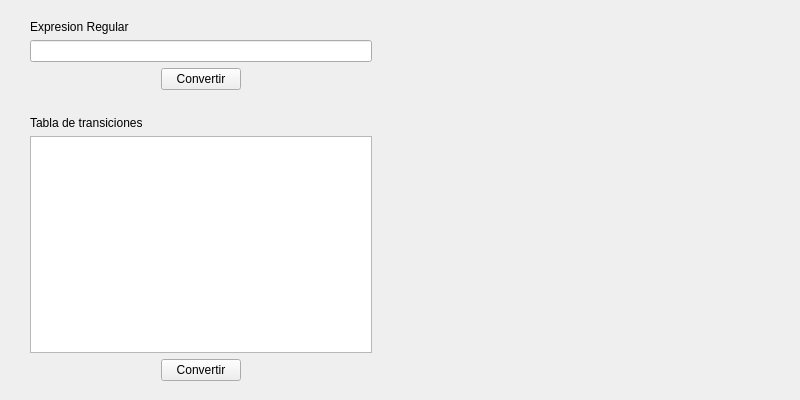
<?xml version="1.0" encoding="UTF-8"?>
<ui version="4.0">
 <class>MainMenu</class>
 <widget class="QMainWindow" name="MainMenu">
  <property name="geometry">
   <rect>
    <x>0</x>
    <y>0</y>
    <width>800</width>
    <height>400</height>
   </rect>
  </property>
  <property name="windowTitle">
   <string>MainMenu</string>
  </property>
  <widget class="QWidget" name="centralwidget">
   <widget class="QWidget" name="">
    <property name="geometry">
     <rect>
      <x>30</x>
      <y>20</y>
      <width>741</width>
      <height>361</height>
     </rect>
    </property>
    <layout class="QHBoxLayout" name="horizontalLayout_5">
     <item>
      <layout class="QHBoxLayout" name="commandLayout">
       <item>
        <layout class="QVBoxLayout" name="verticalLayout_2">
         <item>
          <layout class="QVBoxLayout" name="verticalLayout">
           <item>
            <widget class="QLabel" name="regex">
             <property name="text">
              <string>Expresion Regular</string>
             </property>
            </widget>
           </item>
           <item>
            <widget class="QLineEdit" name="regexContent"/>
           </item>
           <item>
            <layout class="QHBoxLayout" name="horizontalLayout_3">
             <item>
              <spacer name="horizontalSpacer_5">
               <property name="orientation">
                <enum>Qt::Horizontal</enum>
               </property>
               <property name="sizeHint" stdset="0">
                <size>
                 <width>40</width>
                 <height>20</height>
                </size>
               </property>
              </spacer>
             </item>
             <item>
              <widget class="QPushButton" name="pushRegexTable">
               <property name="text">
                <string>Convertir</string>
               </property>
              </widget>
             </item>
             <item>
              <spacer name="horizontalSpacer_6">
               <property name="orientation">
                <enum>Qt::Horizontal</enum>
               </property>
               <property name="sizeHint" stdset="0">
                <size>
                 <width>40</width>
                 <height>20</height>
                </size>
               </property>
              </spacer>
             </item>
            </layout>
           </item>
           <item>
            <widget class="QLabel" name="label">
             <property name="text">
              <string> </string>
             </property>
            </widget>
           </item>
           <item>
            <widget class="QLabel" name="transTable">
             <property name="text">
              <string>Tabla de transiciones</string>
             </property>
            </widget>
           </item>
           <item>
            <widget class="QTableWidget" name="transTableContent"/>
           </item>
          </layout>
         </item>
         <item>
          <layout class="QHBoxLayout" name="horizontalLayout">
           <item>
            <spacer name="horizontalSpacer">
             <property name="orientation">
              <enum>Qt::Horizontal</enum>
             </property>
             <property name="sizeHint" stdset="0">
              <size>
               <width>40</width>
               <height>20</height>
              </size>
             </property>
            </spacer>
           </item>
           <item>
            <widget class="QPushButton" name="pushTableRegex">
             <property name="text">
              <string>Convertir</string>
             </property>
            </widget>
           </item>
           <item>
            <spacer name="horizontalSpacer_2">
             <property name="orientation">
              <enum>Qt::Horizontal</enum>
             </property>
             <property name="sizeHint" stdset="0">
              <size>
               <width>40</width>
               <height>20</height>
              </size>
             </property>
            </spacer>
           </item>
          </layout>
         </item>
        </layout>
       </item>
       <item>
        <widget class="QLabel" name="spacer">
         <property name="text">
          <string>      </string>
         </property>
        </widget>
       </item>
      </layout>
     </item>
     <item>
      <widget class="QWidget" name="imageLayout" native="true">
       <layout class="QHBoxLayout" name="horizontalSpacer_7">
        <item>
         <widget class="QWidget" name="horizontalLayout_4" native="true">
          <layout class="QVBoxLayout" name="verticalLayout_3">
           <item>
            <spacer name="verticalSpacer">
             <property name="orientation">
              <enum>Qt::Vertical</enum>
             </property>
             <property name="sizeHint" stdset="0">
              <size>
               <width>20</width>
               <height>40</height>
              </size>
             </property>
            </spacer>
           </item>
           <item>
            <layout class="QHBoxLayout" name="horizontalLayout_2">
             <item>
              <spacer name="horizontalSpacer_3">
               <property name="orientation">
                <enum>Qt::Horizontal</enum>
               </property>
               <property name="sizeHint" stdset="0">
                <size>
                 <width>40</width>
                 <height>20</height>
                </size>
               </property>
              </spacer>
             </item>
             <item>
              <widget class="QLabel" name="image">
               <property name="text">
                <string> </string>
               </property>
              </widget>
             </item>
             <item>
              <spacer name="horizontalSpacer_4">
               <property name="orientation">
                <enum>Qt::Horizontal</enum>
               </property>
               <property name="sizeHint" stdset="0">
                <size>
                 <width>40</width>
                 <height>20</height>
                </size>
               </property>
              </spacer>
             </item>
            </layout>
           </item>
           <item>
            <spacer name="verticalSpacer_2">
             <property name="orientation">
              <enum>Qt::Vertical</enum>
             </property>
             <property name="sizeHint" stdset="0">
              <size>
               <width>20</width>
               <height>40</height>
              </size>
             </property>
            </spacer>
           </item>
          </layout>
         </widget>
        </item>
       </layout>
      </widget>
     </item>
    </layout>
   </widget>
  </widget>
 </widget>
 <resources/>
 <connections/>
</ui>
